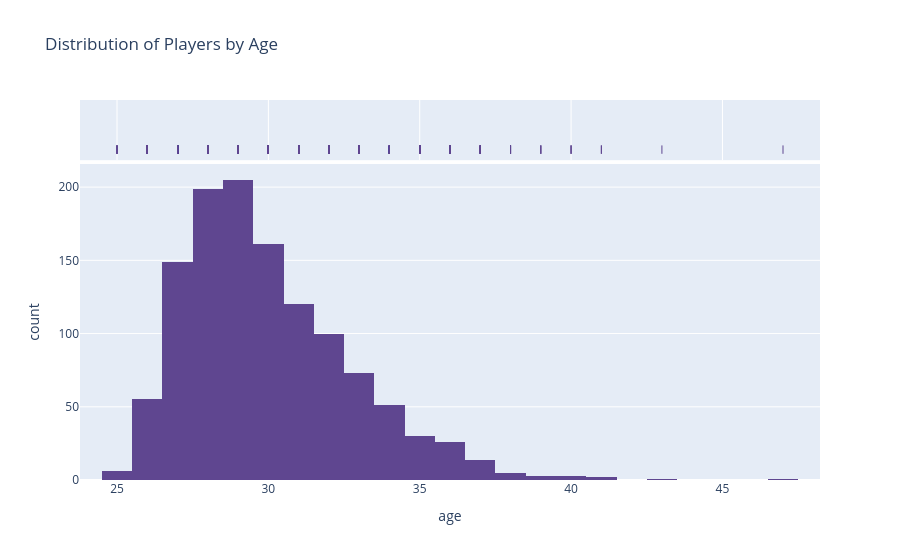

Here is the notebook cell this chart was saved with:
### Code cell
# Players By Age
fig = px.histogram(players, x="age", marginal="rug",
                   title='Distribution of Players by Age',
                   color_discrete_sequence=px.colors.qualitative.Prism)
fig.show()

### Figure 1 — Plotly figure (JSON) as saved in the notebook; plotly's stock layout.template omitted (floating-point values rounded to 4 significant figures; data arrays with more than 128 entries replaced by an {"elided": "..."} marker saying what was removed)
{"data": [{"bingroup": "x", "hovertemplate": "age=%{x}<br>count=%{y}<extra></extra>", "legendgroup": "", "marker": {"color": "rgb(95, 70, 144)", "pattern": {"shape": ""}}, "name": "", "orientation": "v", "showlegend": false, "type": "histogram", "x": {"elided": "1683 float values"}, "xaxis": "x", "yaxis": "y"}, {"boxpoints": "all", "fillcolor": "rgba(255,255,255,0)", "hoveron": "points", "hovertemplate": "age=%{x}<extra></extra>", "jitter": 0, "legendgroup": "", "line": {"color": "rgba(255,255,255,0)"}, "marker": {"color": "rgb(95, 70, 144)", "symbol": "line-ns-open"}, "name": "", "showlegend": false, "type": "box", "x": {"elided": "1683 float values"}, "xaxis": "x2", "yaxis": "y2"}], "layout": {"barmode": "relative", "legend": {"tracegroupgap": 0}, "title": {"text": "Distribution of Players by Age"}, "xaxis": {"anchor": "y", "domain": [0, 1], "title": {"text": "age"}}, "xaxis2": {"anchor": "y2", "domain": [0, 1], "matches": "x", "showgrid": true, "showticklabels": false}, "yaxis": {"anchor": "x", "domain": [0, 0.8316], "title": {"text": "count"}}, "yaxis2": {"anchor": "x2", "domain": [0.8416, 1], "matches": "y2", "showgrid": false, "showline": false, "showticklabels": false, "ticks": ""}}}
